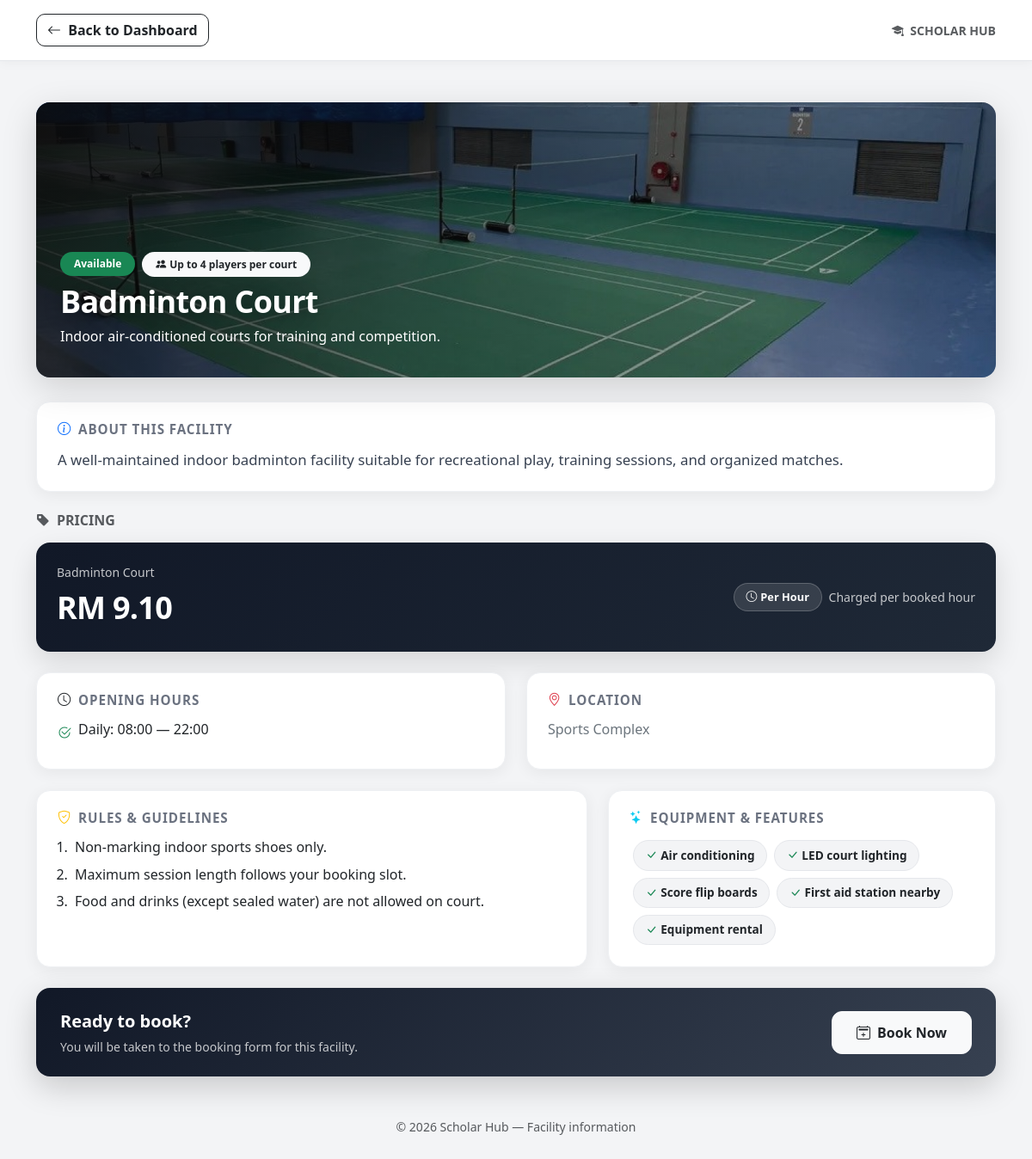
Before: /badminton.php (signed in) with the older database file.
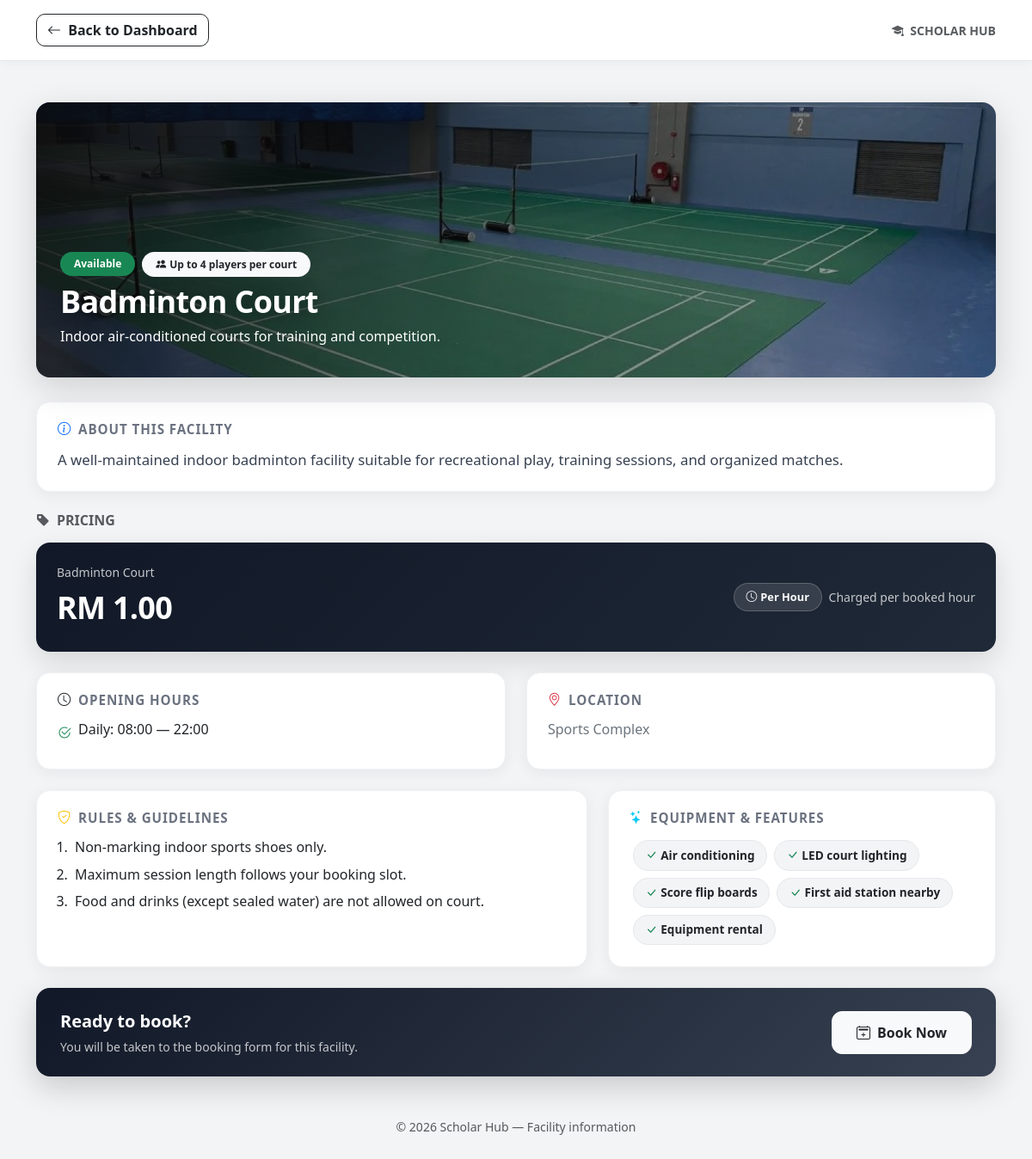
After: the same page with the newer database file.
### tables this page shows
CREATE TABLE `facilities` (
  `facility_id` int(11) NOT NULL,
  `facility_name` varchar(100) NOT NULL,
  `facility_type` varchar(50) NOT NULL,
  `description` text DEFAULT NULL,
  `image` varchar(255) DEFAULT NULL,
  `location` varchar(100) DEFAULT NULL,
  `opening_time` time DEFAULT NULL,
  `closing_time` time DEFAULT NULL,
  `status` enum('active','maintenance','closed') DEFAULT 'active',
  `created_at` timestamp NOT NULL DEFAULT current_timestamp(),
  `price_amount` decimal(10,2) NOT NULL DEFAULT 5.00,
  `price_mode` enum('hourly','entry') NOT NULL DEFAULT 'hourly',
  `rules` text DEFAULT NULL
);

### badminton.php (called while the page is built)
<?php
$FACILITY = [
    'facility_type'  => 'badminton',
    'name'           => 'Badminton Court',
    'booking_name'   => 'Badminton Court',
    'tagline'        => 'Indoor air-conditioned courts for training and competition.',
    'image'          => 'assets/badmintoncourt.webp',
    'description'    => 'Our badminton courts feature professional-grade flooring, high ceilings, and climate control for comfortable play year-round. Ideal for recreational rallies, club sessions, and inter-faculty tournaments. Bookings include standard court lighting and access to rest areas nearby.',
    'hours_lines'    => [
        'Monday — Friday: 7:00 AM — 10:00 PM',
        'Saturday — Sunday: 8:00 AM — 8:00 PM',
        'Public holidays: 9:00 AM — 6:00 PM (reduced slots)',
    ],
    'location'       => 'Sports Complex — Block A, Level 2\nCourt numbers A1 — A6 (signage at entrance).',
    'rules'          => [
        'Non-marking indoor sports shoes only; outdoor shoes are not permitted on court.',
        'Maximum session length follows your booking slot; vacate promptly for the next group.',
        'Shuttlecocks and racquets may be rented at reception or bring your own equipment.',
        'Food and drinks (except sealed water bottles) are not allowed inside the court hall.',
        'Report damaged nets or floor markings to staff before play begins.',
    ],
    'status'         => 'Available',
    'status_class'   => 'bg-success',
    'capacity'       => 'Up to 4 players per court',
    'equipment'      => ['Air conditioning', 'LED court lighting', 'Score flip boards', 'First aid station nearby', 'Equipment rental'],
];
require __DIR__ . '/includes/facility_page.php';

### includes/facility_admin_helpers.php (called while the page is built, shortened)
<?php
function facilities_ensure_schema(mysqli $conn): void
{
    static $done = false;
    static $initializing = false;
    if ($done || $initializing) {
        return;
    }
    $sql = "CREATE TABLE IF NOT EXISTS facilities (
        facility_id INT AUTO_INCREMENT PRIMARY KEY,
        facility_name VARCHAR(100) NOT NULL,
        facility_type VARCHAR(50) NOT NULL,
        description TEXT DEFAULT NULL,
        image VARCHAR(255) DEFAULT NULL,
        location VARCHAR(100) DEFAULT NULL,
        opening_time TIME DEFAULT '08:00:00',
        closing_time TIME DEFAULT '22:00:00',
        status ENUM('active','maintenance','closed') NOT NULL DEFAULT 'active',
        created_at TIMESTAMP NOT NULL DEFAULT CURRENT_TIMESTAMP,
        INDEX idx_facility_type (facility_type)
    ) ENGINE=InnoDB DEFAULT CHARSET=utf8mb4 COLLATE=utf8mb4_general_ci";
    mysqli_query($conn, $sql);
    facilities_ensure_columns($conn);
    foreach (facility_canonical_meta() as $type => $meta) {
        $stmt = mysqli_prepare($conn, 'SELECT facility_id FROM facilities WHERE facility_type = ? LIMIT 1');
        mysqli_stmt_bind_param($stmt, 's', $type);
        mysqli_stmt_execute($stmt);
        $res = mysqli_stmt_get_result($stmt);
        $exists = $res && mysqli_fetch_assoc($res);
        if ($exists) {
            continue;
        }
    }
    facilities_backfill_price_rules($conn);
}
function facilities_ensure_columns(mysqli $conn): void
{
    $alters = [
        'price_amount' => 'ADD COLUMN price_amount DECIMAL(10,2) NOT NULL DEFAULT 5.00',
        'price_mode' => "ADD COLUMN price_mode ENUM('hourly','entry') NOT NULL DEFAULT 'hourly'",
        'rules' => 'ADD COLUMN rules TEXT DEFAULT NULL',
    ];
    foreach ($alters as $column => $ddl) {
        $check = mysqli_query($conn, "SHOW COLUMNS FROM facilities LIKE '{$column}'");
    }
}
function facility_catalog_pricing_defaults(string $facility_type): array
{
    require_once __DIR__ . '/facility_pricing.php';
    $p = facility_pricing_catalog();
    if (isset($p[$facility_type])) {
        return ['amount' => (float) $p[$facility_type]['amount'], 'mode' => (string) $p[$facility_type]['mode']];
    }
    return ['amount' => 5.0, 'mode' => 'hourly'];
}
function facility_price_label(string $mode): string
{
    return $mode === 'entry' ? 'Per Entry' : 'Per Hour';
}
function facility_rules_to_array(?string $text): array
{
    $lines = preg_split('/\r\n|\r|\n/', $text) ?: [];
    $out = [];
    foreach ($lines as $line) {
        $line = trim($line);
        if ($line !== '') {
            $out[] = $line;
        }
    }
    return $out;
}
function facilities_backfill_price_rules(mysqli $conn): void
{
    foreach (facility_canonical_meta() as $type => $meta) {
        $stmt = mysqli_prepare(
            $conn,
            'SELECT price_amount, price_mode, rules FROM facilities WHERE facility_type = ? ORDER BY facility_id ASC LIMIT 1'
        );
        mysqli_stmt_bind_param($stmt, 's', $type);
        mysqli_stmt_execute($stmt);
        $res = mysqli_stmt_get_result($stmt);
        $row = $res ? mysqli_fetch_assoc($res) : null;
        $rulesText = trim((string) ($row['rules'] ?? ''));
        $priceAmount = isset($row['price_amount']) ? (float) $row['price_amount'] : 0.0;
        $priceMode = (string) ($row['price_mode'] ?? '');
        $stmt = mysqli_prepare(
            $conn,
            'UPDATE facilities SET price_amount = ?, price_mode = ?, rules = ?
             WHERE facility_type = ? AND (rules IS NULL OR rules = "" OR price_amount <= 0 OR price_mode = "")'
        );
    }
}
function facility_ui_status(string $db_status): string
{
    return $db_status === 'active' ? 'Available' : 'Unavailable';
}
function facility_ui_status_class(string $db_status): string
{
    return $db_status === 'active' ? 'bg-success' : 'bg-danger';
}
function facility_is_bookable(string $db_status): bool
{
    return $db_status === 'active';
}
function facility_row_to_card(array $row, ?array $meta = null): array
{
    $type = (string) $row['facility_type'];
    $meta = $meta ?? (facility_canonical_meta()[$type] ?? []);
    $image = trim((string) ($row['image'] ?? ''));
    $dbStatus = (string) ($row['status'] ?? 'active');
    $opening = substr((string) ($row['opening_time'] ?? '08:00:00'), 0, 5);
    $closing = substr((string) ($row['closing_time'] ?? '22:00:00'), 0, 5);
    $defaults = facility_catalog_pricing_defaults($type);
    $priceAmount = isset($row['price_amount']) ? (float) $row['price_amount'] : (float) $defaults['amount'];
    $priceMode = (string) ($row['price_mode'] ?? $defaults['mode']);
    $rulesText = trim((string) ($row['rules'] ?? ''));
    $rules = facility_rules_to_array($rulesText);
    return [
        'facility_id' => (int) $row['facility_id'],
        'facility_type' => $type,
        'name' => (string) ($row['facility_name'] ?? ($meta['default_name'] ?? $type)),
        'desc' => (string) ($row['description'] ?? ($meta['default_desc'] ?? '')),
        'location' => (string) ($row['location'] ?? ($meta['default_location'] ?? '')),
        'opening_time' => $opening,
        'closing_time' => $closing,
        'image' => $image,
        'detail_url' => $meta['detail_url'] ?? 'booking.php?type=' . rawurlencode($type),
        'db_status' => $dbStatus,
        'status' => facility_ui_status($dbStatus),
        'status_class' => facility_ui_status_class($dbStatus),
        'ui_status' => $dbStatus === 'active' ? 'available' : 'unavailable',
        'bookable' => facility_is_bookable($dbStatus),
        'price_amount' => $priceAmount,
        'price_mode' => $priceMode,
        'price_label' => facility_price_label($priceMode),
        'rules' => $rules,
        'rules_text' => $rulesText,
    ];
}
function facility_fetch_by_type(mysqli $conn, string $facility_type): ?array
{
    $stmt = mysqli_prepare(
        $conn,
        'SELECT * FROM facilities WHERE facility_type = ? ORDER BY facility_id ASC LIMIT 1'
    );
    mysqli_stmt_bind_param($stmt, 's', $facility_type);
    mysqli_stmt_execute($stmt);
    $res = mysqli_stmt_get_result($stmt);
    $row = mysqli_fetch_assoc($res);
    return $row ?: null;
}
function facility_merge_page_config(mysqli $conn, string $facility_type, array $defaults): array
{
    facilities_ensure_schema($conn);
    $row = facility_fetch_by_type($conn, $facility_type);
    $meta = facility_canonical_meta()[$facility_type] ?? [];
    $card = facility_row_to_card($row, $meta);
    $opening = $card['opening_time'];
    $closing = $card['closing_time'];
    $defaults['name'] = $card['name'];
    $defaults['booking_name'] = $card['name'];
    $defaults['description'] = $card['desc'] !== '' ? $card['desc'] : ($defaults['description'] ?? '');
    $defaults['image'] = $card['image'];
    $defaults['status'] = $card['status'];
    $defaults['status_class'] = $card['status_class'];
    $defaults['facility_type'] = $facility_type;
    $defaults['bookable'] = $card['bookable'];
    if ($card['location'] !== '') {
        $defaults['location'] = $card['location'];
    }
    $defaults['hours_lines'] = [
        'Daily: ' . $opening . ' — ' . $closing,
    ];
    if (!empty($card['rules'])) {
        $defaults['rules'] = $card['rules'];
    }
    return $defaults;
}

### includes/facility_pricing.php (called while the page is built, shortened)
<?php
function facility_pricing_catalog(): array
{
    return [
        'badminton'   => ['amount' => 5.00,  'mode' => 'hourly', 'label' => 'Per Hour',  'facility_name' => 'Badminton Court'],
        'tennis'      => ['amount' => 8.00,  'mode' => 'hourly', 'label' => 'Per Hour',  'facility_name' => 'Tennis Court'],
        'swimming'    => ['amount' => 5.00,  'mode' => 'entry',  'label' => 'Per Entry', 'facility_name' => 'Swimming Pool'],
        'gym'         => ['amount' => 8.00,  'mode' => 'entry',  'label' => 'Per Entry', 'facility_name' => 'Gym Room'],
        'track'       => ['amount' => 6.00,  'mode' => 'entry',  'label' => 'Per Entry', 'facility_name' => 'Track Field'],
        'volleyball'  => ['amount' => 10.00, 'mode' => 'hourly', 'label' => 'Per Hour',  'facility_name' => 'Volleyball Court'],
        'basketball'  => ['amount' => 8.00,  'mode' => 'hourly', 'label' => 'Per Hour',  'facility_name' => 'Basketball Court'],
        'snooker'     => ['amount' => 6.00,  'mode' => 'hourly', 'label' => 'Per Hour',  'facility_name' => 'Snooker Room'],
        'futsal'      => ['amount' => 10.00, 'mode' => 'hourly', 'label' => 'Per Hour',  'facility_name' => 'Futsal Court'],
    ];
}
function facility_pricing_get(string $facility_type, ?mysqli $conn = null): ?array
{
    $type = strtolower(trim($facility_type));
    if ($conn !== null) {
        require_once __DIR__ . '/facility_admin_helpers.php';
        $row = facility_fetch_by_type($conn, $type);
        if ($row) {
            $defaults = facility_catalog_pricing_defaults($type);
            $amount = isset($row['price_amount']) ? (float) $row['price_amount'] : (float) $defaults['amount'];
            $mode = (string) ($row['price_mode'] ?? $defaults['mode']);
            return [
                'amount' => $amount,
                'mode' => $mode,
                'label' => facility_price_label($mode),
                'facility_name' => (string) ($row['facility_name'] ?? facility_display_name($type)),
            ];
        }
    }
    $catalog = facility_pricing_catalog();
    return $catalog[$type] ?? null;
}

### includes/facility_page.php (the view, shortened to what the changed rows need)
<?php
require_once __DIR__ . '/../db.php';
require_once __DIR__ . '/facility_admin_helpers.php';
if (!empty($FACILITY['facility_type'])) {
    $FACILITY = facility_merge_page_config($conn, (string) $FACILITY['facility_type'], $FACILITY);
}
$F = $FACILITY;
function h($s)
{
    return htmlspecialchars((string) $s, ENT_QUOTES, 'UTF-8');
}
$name           = $F['name'] ?? 'Facility';
$tagline        = $F['tagline'] ?? '';
$image          = $F['image'] ?? 'assets/trackfield.webp';
$description    = $F['description'] ?? '';
$location       = $F['location'] ?? '';
$status_class   = $F['status_class'] ?? 'bg-success';
$booking_name   = $F['booking_name'] ?? $name;
require_once __DIR__ . '/facility_pricing.php';
$facility_pricing = facility_pricing_by_display_name($booking_name, $conn);
?>
<!DOCTYPE html>
<html lang="en">
<head>
    <link href="https://cdn.jsdelivr.net/npm/bootstrap@5.3.3/dist/css/bootstrap.min.css" rel="stylesheet">
    <link href="https://cdn.jsdelivr.net/npm/bootstrap-icons@1.11.3/font/bootstrap-icons.css" rel="stylesheet">
</head>
<body>
<main class="container py-4 py-md-5">
    <section class="facility-hero">
        <div class="facility-hero-bg" style="background-image: url('<?php echo h($image); ?>');"></div>
        <div class="facility-hero-content">
            <div class="d-flex flex-wrap align-items-center gap-2 mb-2">
                <span class="badge <?php echo h($status_class); ?> rounded-pill px-3 py-2">
                </span>
                <span class="badge bg-light text-dark rounded-pill px-3 py-2">
                </span>
            </div>
            <h1 class="display-6 mb-2"><?php echo h($name); ?></h1>
            <?php if ($tagline !== ''): ?>
                <p class="lead mb-0 opacity-90" style="font-size: 1rem;"><?php echo h($tagline); ?></p>
            <?php endif; ?>
        </div>
    </section>
    <section class="mb-4">
        <div class="info-card">
            <h3><i class="bi bi-info-circle me-2 text-primary"></i>About this facility</h3>
            <p class="desc-lead mb-0"><?php echo nl2br(h($description)); ?></p>
        </div>
    </section>
    <?php if ($facility_pricing !== null): ?>
    <section class="mb-4">
        <h3 class="h6 text-uppercase text-muted fw-bold letter-spacing-1 mb-3">
            <i class="bi bi-tag-fill me-2"></i>Pricing
        </h3>
        <div class="pricing-card">
            <div>
                <div class="small opacity-75 mb-1"><?php echo h($facility_pricing['facility_name']); ?></div>
                <div class="price-amount"><?php echo h(facility_pricing_format_rm((float) $facility_pricing['amount'])); ?></div>
            </div>
            <div class="d-flex flex-wrap align-items-center gap-2">
                <span class="pricing-badge"><i class="bi bi-clock me-1"></i><?php echo h($facility_pricing['label']); ?></span>
                <?php if ($facility_pricing['mode'] === 'hourly'): ?>
                    <span class="small opacity-75">Charged per booked hour</span>
                <?php else: ?>
                    <span class="small opacity-75">Flat rate per visit / session</span>
                <?php endif; ?>
            </div>
        </div>
    </section>
    <?php endif; ?>
    <div class="row g-4 mb-4">
        <div class="col-md-6">
            <div class="info-card">
                <h3><i class="bi bi-geo-alt me-2 text-danger"></i>Location</h3>
                <p class="mb-0 fs-6 text-secondary"><?php echo nl2br(h($location)); ?></p>
            </div>
        </div>
    </div>
</main>
</body>
</html>

Changed rows visible on the page:
changed facilities "Badminton Court": facility_id (not shown) → "RM 1.00"
Other visible differences:
facility_pricing_format_rm((float) $facility_pricing['amount']): "RM 9.10" → (not shown)
